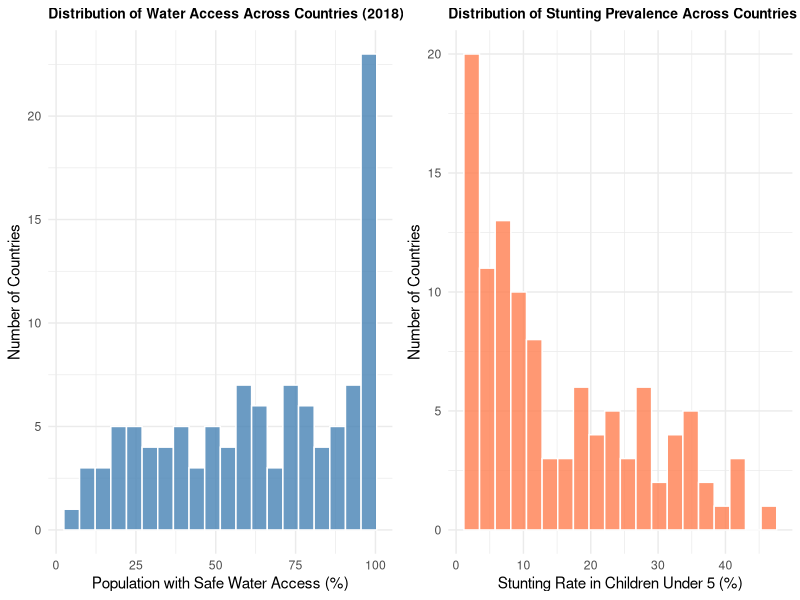
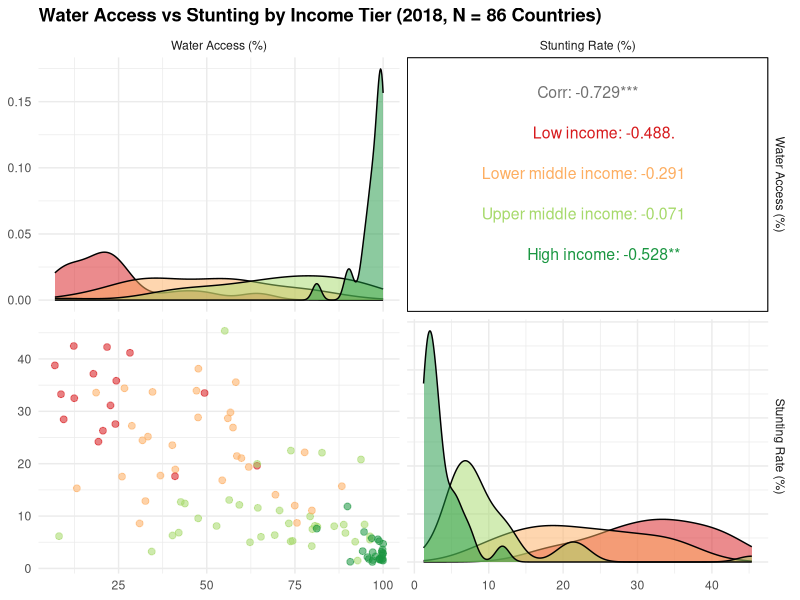
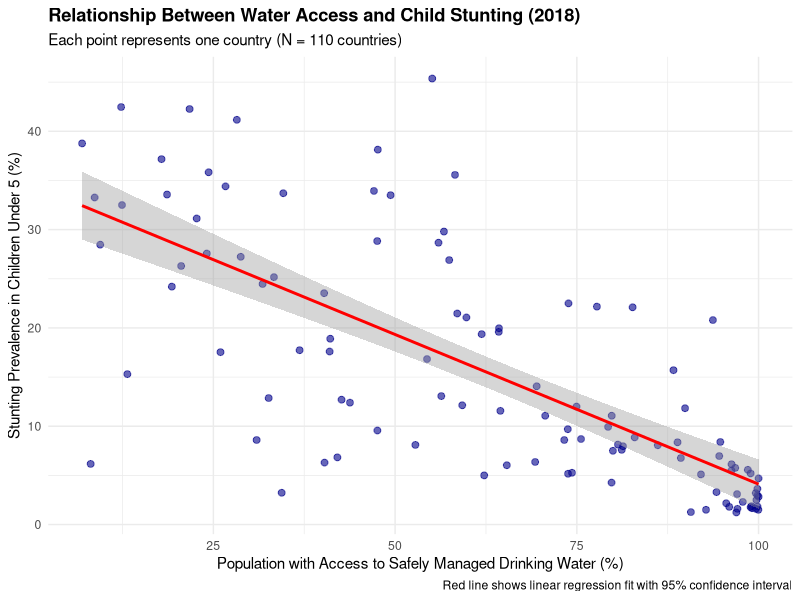
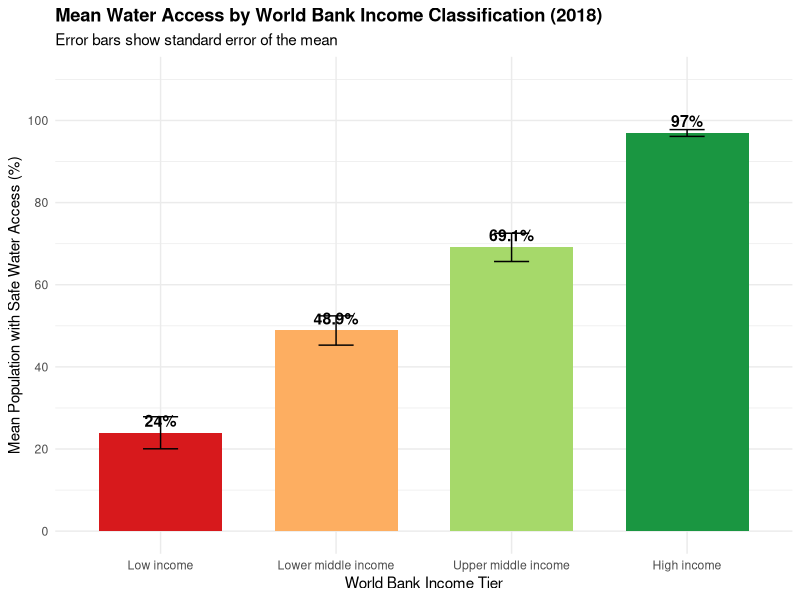
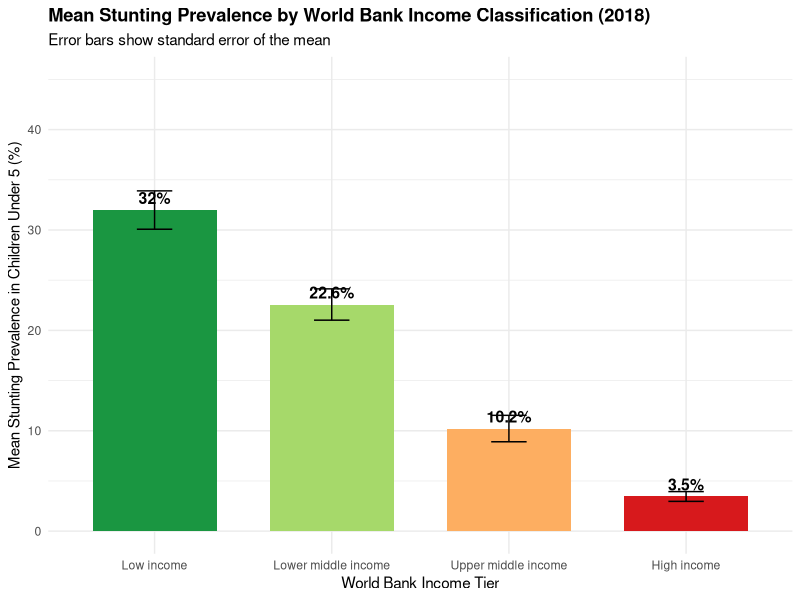
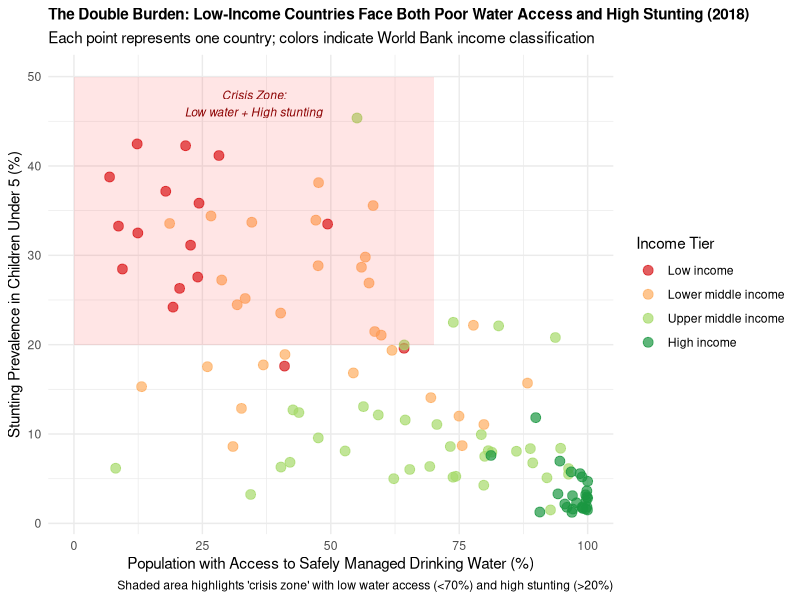
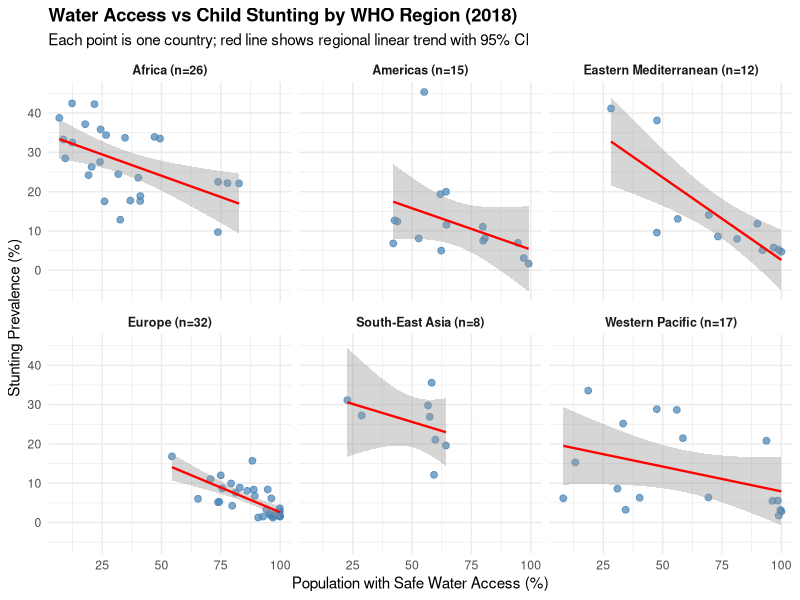
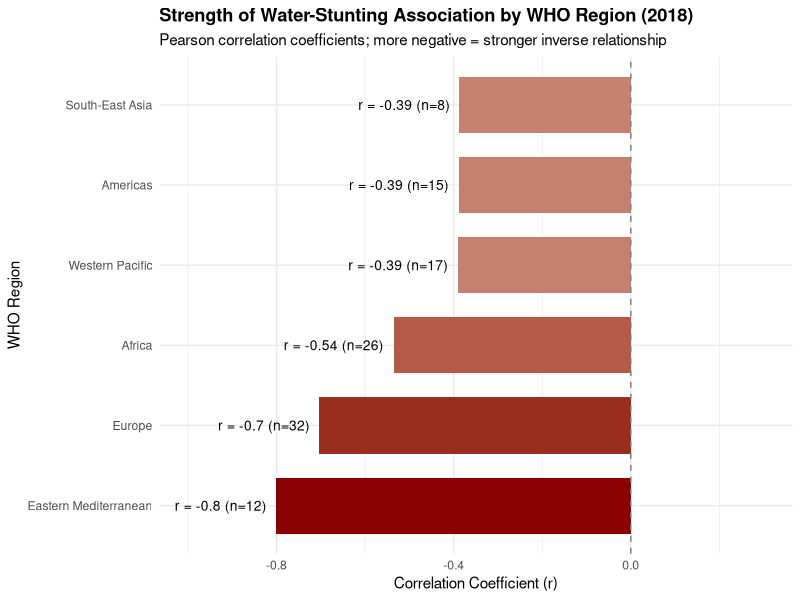

R code for these plots, in order:
## ---- chunk 1
# Load libraries
library(tidyverse)
library(knitr)
library(GGally)
library(broom)

# Set theme for all plots
theme_set(theme_minimal(base_size = 11))
## ---- chunk 2
# Load raw datasets
wash <- read_csv('wash.csv', show_col_types = FALSE)
stunt <- read_csv('stunt.csv', show_col_types = FALSE)
## ---- chunk 3
wash %>%
  summarise(
    Observations = format(n(), big.mark = ","),
    Countries = n_distinct(Location),
    `Year Range` = paste(min(Period), "-", max(Period)),
    `Residence Types` = n_distinct(Dim1)
  ) %>%
  kable(caption = "WASH Dataset Overview")
## ---- chunk 4
stunt %>%
  count(DIM_GEO_CODE_TYPE, name = "Count") %>%
  kable(caption = "Geographic Types in Stunting Dataset")
## ---- chunk 5
# Step 1: Filter stunting to country-level only
stunt_countries <- stunt %>%
  filter(DIM_GEO_CODE_TYPE == "COUNTRY")

# Step 2: Country name mapping
name_mapping <- tribble(
  ~stunt_name, ~wash_name,
  "Côte d'Ivoire", "Cote d'Ivoire"
)

stunt_countries <- stunt_countries %>%
  mutate(Country = case_when(
    GEO_NAME_SHORT %in% name_mapping$stunt_name ~
      name_mapping$wash_name[match(GEO_NAME_SHORT, name_mapping$stunt_name)],
    TRUE ~ GEO_NAME_SHORT
  ))

# Step 3: World Bank income classification (FY2018)
income_classification <- tribble(
  ~Country, ~income_tier,
  # High income
  "Australia", "High income", "Austria", "High income", "Bahrain", "High income",
  "Belgium", "High income", "Canada", "High income", "Chile", "High income",
  "Croatia", "High income", "Cyprus", "High income", "Czechia", "High income",
  "Denmark", "High income", "Estonia", "High income", "Finland", "High income",
  "France", "High income", "Germany", "High income", "Greece", "High income",
  "Hungary", "High income", "Iceland", "High income", "Ireland", "High income",
  "Israel", "High income", "Italy", "High income", "Japan", "High income",
  "Kuwait", "High income", "Latvia", "High income", "Lithuania", "High income",
  "Luxembourg", "High income", "Malta", "High income",
  "Netherlands (Kingdom of the)", "High income", "New Zealand", "High income",
  "Norway", "High income", "Oman", "High income", "Poland", "High income",
  "Portugal", "High income", "Qatar", "High income", "Republic of Korea", "High income",
  "Romania", "High income", "Saudi Arabia", "High income", "Singapore", "High income",
  "Slovakia", "High income", "Slovenia", "High income", "Spain", "High income",
  "Sweden", "High income", "Switzerland", "High income",
  "Trinidad and Tobago", "High income",
  "United Kingdom of Great Britain and Northern Ireland", "High income",
  "United States of America", "High income", "Uruguay", "High income",
  # Upper middle income
  "Albania", "Upper middle income", "Azerbaijan", "Upper middle income",
  "Belarus", "Upper middle income", "Bosnia and Herzegovina", "Upper middle income",
  "Botswana", "Upper middle income", "Brazil", "Upper middle income",
  "Bulgaria", "Upper middle income", "China", "Upper middle income",
  "Colombia", "Upper middle income", "Costa Rica", "Upper middle income",
  "Cuba", "Upper middle income", "Dominican Republic", "Upper middle income",
  "Ecuador", "Upper middle income", "Fiji", "Upper middle income",
  "Gabon", "Upper middle income", "Georgia", "Upper middle income",
  "Guatemala", "Upper middle income", "Guyana", "Upper middle income",
  "Iran (Islamic Republic of)", "Upper middle income", "Iraq", "Upper middle income",
  "Jamaica", "Upper middle income", "Jordan", "Upper middle income",
  "Kazakhstan", "Upper middle income", "Lebanon", "Upper middle income",
  "Libya", "Upper middle income", "Malaysia", "Upper middle income",
  "Maldives", "Upper middle income", "Mauritius", "Upper middle income",
  "Mexico", "Upper middle income", "Montenegro", "Upper middle income",
  "Namibia", "Upper middle income", "North Macedonia", "Upper middle income",
  "Panama", "Upper middle income", "Paraguay", "Upper middle income",
  "Peru", "Upper middle income", "Republic of Moldova", "Upper middle income",
  "Russian Federation", "Upper middle income", "Samoa", "Upper middle income",
  "Serbia", "Upper middle income", "South Africa", "Upper middle income",
  "Sri Lanka", "Upper middle income", "Suriname", "Upper middle income",
  "Thailand", "Upper middle income", "Tonga", "Upper middle income",
  "Tunisia", "Upper middle income", "Turkmenistan", "Upper middle income",
  "Tuvalu", "Upper middle income",
  # Lower middle income
  "Bangladesh", "Lower middle income", "Bhutan", "Lower middle income",
  "Bolivia (Plurinational State of)", "Lower middle income",
  "Cabo Verde", "Lower middle income", "Cambodia", "Lower middle income",
  "Congo", "Lower middle income", "Cote d'Ivoire", "Lower middle income",
  "Djibouti", "Lower middle income", "El Salvador", "Lower middle income",
  "Eswatini", "Lower middle income", "Ghana", "Lower middle income",
  "Honduras", "Lower middle income", "India", "Lower middle income",
  "Indonesia", "Lower middle income", "Kiribati", "Lower middle income",
  "Kyrgyzstan", "Lower middle income",
  "Lao People's Democratic Republic", "Lower middle income",
  "Lesotho", "Lower middle income", "Mauritania", "Lower middle income",
  "Mongolia", "Lower middle income", "Morocco", "Lower middle income",
  "Myanmar", "Lower middle income", "Nicaragua", "Lower middle income",
  "Nigeria", "Lower middle income", "Pakistan", "Lower middle income",
  "Papua New Guinea", "Lower middle income", "Philippines", "Lower middle income",
  "Sao Tome and Principe", "Lower middle income", "Senegal", "Lower middle income",
  "Solomon Islands", "Lower middle income", "Sudan", "Lower middle income",
  "Tajikistan", "Lower middle income", "Timor-Leste", "Lower middle income",
  "Ukraine", "Lower middle income", "Uzbekistan", "Lower middle income",
  "Vanuatu", "Lower middle income", "Viet Nam", "Lower middle income",
  "Zambia", "Lower middle income", "Zimbabwe", "Lower middle income",
  # Low income
  "Afghanistan", "Low income", "Benin", "Low income", "Burundi", "Low income",
  "Central African Republic", "Low income", "Chad", "Low income",
  "Comoros", "Low income", "Democratic People's Republic of Korea", "Low income",
  "Democratic Republic of the Congo", "Low income", "Eritrea", "Low income",
  "Ethiopia", "Low income", "Gambia", "Low income", "Guinea", "Low income",
  "Guinea-Bissau", "Low income", "Haiti", "Low income", "Liberia", "Low income",
  "Madagascar", "Low income", "Malawi", "Low income", "Mali", "Low income",
  "Mozambique", "Low income", "Nepal", "Low income", "Niger", "Low income",
  "Rwanda", "Low income", "Sierra Leone", "Low income", "Somalia", "Low income",
  "South Sudan", "Low income", "Syrian Arab Republic", "Low income",
  "Togo", "Low income", "Uganda", "Low income",
  "United Republic of Tanzania", "Low income", "Yemen", "Low income"
)

# Step 4: Region labels and data preparation
region_labels <- c(
  "AFR" = "Africa", "AMR" = "Americas", "EMR" = "Eastern Mediterranean",
  "EUR" = "Europe", "SEAR" = "South-East Asia", "WPR" = "Western Pacific"
)

stunt_clean <- stunt_countries %>%
  filter(DIM_SEX %in% c("FEMALE", "MALE", "TOTAL")) %>%
  group_by(Country, DIM_TIME) %>%
  summarise(stunting_rate = mean(RATE_PER_100_N, na.rm = TRUE), .groups = "drop") %>%
  rename(Year = DIM_TIME) %>%
  mutate(Year = as.numeric(Year))

wash_clean <- wash %>%
  group_by(Location, Period, ParentLocationCode, ParentLocation) %>%
  summarise(access_water = mean(FactValueNumeric, na.rm = TRUE), .groups = "drop") %>%
  rename(Country = Location, Year = Period,
         Region = ParentLocationCode, Region_name = ParentLocation) %>%
  mutate(Year = as.numeric(Year))

merged_data <- inner_join(stunt_clean, wash_clean, by = c("Country", "Year")) %>%
  left_join(income_classification, by = "Country") %>%
  mutate(
    income_tier = factor(income_tier, levels = c(
      "Low income", "Lower middle income", "Upper middle income", "High income"
    )),
    Region_full = region_labels[Region]
  )

# Step 5: Create 2018 cross-sectional dataset
data_2018 <- merged_data %>%
  filter(Year == 2018) %>%
  drop_na(access_water, stunting_rate)
## ---- chunk 6
# Summary of data cleaning results
tibble(
  Step = c("Raw stunting observations", "Country-level only",
           "Merged dataset (all years)", "2018 cross-section",
           "With income classification"),
  `N Observations` = c(
    format(nrow(stunt), big.mark = ","),
    format(nrow(stunt_countries), big.mark = ","),
    format(nrow(merged_data), big.mark = ","),
    nrow(data_2018),
    sum(!is.na(data_2018$income_tier))
  ),
  `N Countries` = c(
    n_distinct(stunt$GEO_NAME_SHORT),
    n_distinct(stunt_countries$Country),
    n_distinct(merged_data$Country),
    n_distinct(data_2018$Country),
    sum(!is.na(data_2018$income_tier))
  )
) %>%
  kable(caption = "Data Cleaning Summary")
## ---- chunk 7
data_2018 %>%
  summarise(
    Variable = "2018 Sample",
    `N Countries` = n(),
    `Water Access Mean (%)` = round(mean(access_water), 1),
    `Water Access SD` = round(sd(access_water), 1),
    `Stunting Mean (%)` = round(mean(stunting_rate), 1),
    `Stunting SD` = round(sd(stunting_rate), 1)
  ) %>%
  kable(caption = "Summary Statistics: 2018 Cross-Section")
## ---- chunk 8
data_2018 %>%
  filter(!is.na(income_tier)) %>%
  group_by(`Income Tier` = income_tier) %>%
  summarise(
    `N Countries` = n(),
    `Mean Water (%)` = round(mean(access_water), 1),
    `Mean Stunting (%)` = round(mean(stunting_rate), 1),
    .groups = "drop"
  ) %>%
  kable(caption = "Water Access and Stunting by Income Tier (2018)")
## ---- chunk 9
data_2018 %>%
  group_by(Region = Region_full) %>%
  summarise(
    `N Countries` = n(),
    `Mean Water (%)` = round(mean(access_water), 1),
    `Mean Stunting (%)` = round(mean(stunting_rate), 1),
    .groups = "drop"
  ) %>%
  arrange(desc(`N Countries`)) %>%
  kable(caption = "Water Access and Stunting by WHO Region (2018)")
## ---- chunk 10
p1 <- ggplot(data_2018, aes(x = access_water)) +
  geom_histogram(bins = 20, fill = "steelblue", color = "white", alpha = 0.8) +
  labs(title = "Distribution of Water Access Across Countries (2018)",
       x = "Population with Safe Water Access (%)",
       y = "Number of Countries") +
  theme(plot.title = element_text(face = "bold", size = 10))

p2 <- ggplot(data_2018, aes(x = stunting_rate)) +
  geom_histogram(bins = 20, fill = "coral", color = "white", alpha = 0.8) +
  labs(title = "Distribution of Stunting Prevalence Across Countries (2018)",
       x = "Stunting Rate in Children Under 5 (%)",
       y = "Number of Countries") +
  theme(plot.title = element_text(face = "bold", size = 10))

gridExtra::grid.arrange(p1, p2, ncol = 2)
## ---- chunk 11
data_2018 %>%
  filter(!is.na(income_tier)) %>%
  select(`Water Access (%)` = access_water,
         `Stunting Rate (%)` = stunting_rate,
         `Income Tier` = income_tier) %>%
  ggpairs(
    columns = 1:2,
    mapping = aes(color = `Income Tier`, alpha = 0.6),
    upper = list(continuous = wrap("cor", size = 4)),
    lower = list(continuous = wrap("points", size = 2)),
    diag = list(continuous = wrap("densityDiag", alpha = 0.5)),
    title = "Water Access vs Stunting by Income Tier (2018, N = 86 Countries)"
  ) +
  scale_color_brewer(palette = "RdYlGn") +
  scale_fill_brewer(palette = "RdYlGn") +
  theme(plot.title = element_text(face = "bold"))
## ---- chunk 12
ggplot(data_2018, aes(x = access_water, y = stunting_rate)) +
  geom_point(alpha = 0.6, color = "darkblue", size = 2) +
  geom_smooth(method = "lm", se = TRUE, color = "red", linewidth = 1) +
  labs(
    title = "Relationship Between Water Access and Child Stunting (2018)",
    subtitle = paste("Each point represents one country (N =", nrow(data_2018), "countries)"),
    x = "Population with Access to Safely Managed Drinking Water (%)",
    y = "Stunting Prevalence in Children Under 5 (%)",
    caption = "Red line shows linear regression fit with 95% confidence interval"
  ) +
  theme(plot.title = element_text(face = "bold"))
## ---- chunk 13
# Pearson correlation
cor_result <- cor.test(data_2018$access_water, data_2018$stunting_rate)

# Simple linear regression
model_simple <- lm(stunting_rate ~ access_water, data = data_2018)

# Multiple regression (controlling for income)
data_2018_income <- data_2018 %>% filter(!is.na(income_tier))
model_multiple <- lm(stunting_rate ~ access_water + income_tier, data = data_2018_income)
## ---- chunk 14
tibble(
  Statistic = c("Correlation (r)", "95% CI Lower", "95% CI Upper", "p-value"),
  Value = c(
    round(cor_result$estimate, 3),
    round(cor_result$conf.int[1], 3),
    round(cor_result$conf.int[2], 3),
    "< 0.001"
  )
) %>%
  kable(caption = "Pearson Correlation: Water Access and Stunting (2018)")
## ---- chunk 15
# Simple regression results
bind_rows(
  tidy(model_simple) %>% mutate(Model = "Simple"),
  tidy(model_multiple) %>% mutate(Model = "Multiple (with Income)")
) %>%
  filter(term %in% c("(Intercept)", "access_water")) %>%
  select(Model, Term = term, Estimate = estimate, `Std. Error` = std.error,
         `t-value` = statistic, `p-value` = p.value) %>%
  mutate(
    Estimate = round(Estimate, 3),
    `Std. Error` = round(`Std. Error`, 3),
    `t-value` = round(`t-value`, 2),
    `p-value` = ifelse(`p-value` < 0.001, "< 0.001", round(`p-value`, 3))
  ) %>%
  kable(caption = "Regression Results: Stunting ~ Water Access")
## ---- chunk 16
tibble(
  Model = c("Simple Regression", "Multiple Regression (with Income)"),
  `R-squared` = c(
    round(summary(model_simple)$r.squared, 3),
    round(summary(model_multiple)$r.squared, 3)
  ),
  `Adj. R-squared` = c(
    round(summary(model_simple)$adj.r.squared, 3),
    round(summary(model_multiple)$adj.r.squared, 3)
  )
) %>%
  kable(caption = "Model Fit Comparison")
## ---- chunk 17
r_val <- round(cor_result$estimate, 2)
beta_simple <- round(coef(model_simple)[2], 3)
r2_simple <- round(summary(model_simple)$r.squared, 3)
beta_multiple <- round(coef(model_multiple)[2], 3)
## ---- chunk 18
income_water_summary <- data_2018 %>%
  filter(!is.na(income_tier)) %>%
  group_by(income_tier) %>%
  summarise(
    n = n(),
    mean_water = mean(access_water, na.rm = TRUE),
    se_water = sd(access_water, na.rm = TRUE) / sqrt(n),
    .groups = "drop"
  )

water_anova <- aov(access_water ~ income_tier, data = data_2018 %>% filter(!is.na(income_tier)))
water_anova_tidy <- tidy(water_anova)
## ---- chunk 19
ggplot(income_water_summary, aes(x = income_tier, y = mean_water, fill = income_tier)) +
  geom_col(width = 0.7) +
  geom_errorbar(aes(ymin = mean_water - se_water, ymax = mean_water + se_water),
                width = 0.2) +
  geom_text(aes(label = paste0(round(mean_water, 1), "%")),
            vjust = -0.5, size = 4, fontface = "bold") +
  scale_fill_brewer(palette = "RdYlGn", direction = 1) +
  scale_y_continuous(limits = c(0, 110), breaks = seq(0, 100, 20)) +
  labs(title = "Mean Water Access by World Bank Income Classification (2018)",
       subtitle = "Error bars show standard error of the mean",
       x = "World Bank Income Tier",
       y = "Mean Population with Safe Water Access (%)") +
  theme(legend.position = "none", plot.title = element_text(face = "bold"))
## ---- chunk 20
water_anova_tidy %>%
  filter(term != "Residuals") %>%
  mutate(
    term = "Income Tier",
    sumsq = round(sumsq, 1),
    meansq = round(meansq, 1),
    statistic = round(statistic, 2),
    p.value = ifelse(p.value < 0.001, "< 0.001", round(p.value, 4))
  ) %>%
  kable(caption = "ANOVA: Water Access by Income Tier",
        col.names = c("Source", "df", "Sum Sq", "Mean Sq", "F-statistic", "p-value"))
## ---- chunk 21
income_stunting_summary <- data_2018 %>%
  filter(!is.na(income_tier)) %>%
  group_by(income_tier) %>%
  summarise(
    n = n(),
    mean_stunting = mean(stunting_rate, na.rm = TRUE),
    se_stunting = sd(stunting_rate, na.rm = TRUE) / sqrt(n),
    .groups = "drop"
  )

stunting_anova <- aov(stunting_rate ~ income_tier, data = data_2018 %>% filter(!is.na(income_tier)))
stunting_anova_tidy <- tidy(stunting_anova)
## ---- chunk 22
ggplot(income_stunting_summary, aes(x = income_tier, y = mean_stunting, fill = income_tier)) +
  geom_col(width = 0.7) +
  geom_errorbar(aes(ymin = mean_stunting - se_stunting, ymax = mean_stunting + se_stunting),
                width = 0.2) +
  geom_text(aes(label = paste0(round(mean_stunting, 1), "%")),
            vjust = -0.5, size = 4, fontface = "bold") +
  scale_fill_brewer(palette = "RdYlGn", direction = -1) +
  scale_y_continuous(limits = c(0, 45), breaks = seq(0, 40, 10)) +
  labs(title = "Mean Stunting Prevalence by World Bank Income Classification (2018)",
       subtitle = "Error bars show standard error of the mean",
       x = "World Bank Income Tier",
       y = "Mean Stunting Prevalence in Children Under 5 (%)") +
  theme(legend.position = "none", plot.title = element_text(face = "bold"))
## ---- chunk 23
stunting_anova_tidy %>%
  filter(term != "Residuals") %>%
  mutate(
    term = "Income Tier",
    sumsq = round(sumsq, 1),
    meansq = round(meansq, 1),
    statistic = round(statistic, 2),
    p.value = ifelse(p.value < 0.001, "< 0.001", round(p.value, 4))
  ) %>%
  kable(caption = "ANOVA: Stunting Rate by Income Tier",
        col.names = c("Source", "df", "Sum Sq", "Mean Sq", "F-statistic", "p-value"))
## ---- chunk 24
ggplot(data_2018 %>% filter(!is.na(income_tier)),
       aes(x = access_water, y = stunting_rate, color = income_tier)) +
  geom_point(size = 3, alpha = 0.7) +
  scale_color_brewer(palette = "RdYlGn", direction = 1, name = "Income Tier") +
  labs(
    title = "The Double Burden: Low-Income Countries Face Both Poor Water Access and High Stunting (2018)",
    subtitle = "Each point represents one country; colors indicate World Bank income classification",
    x = "Population with Access to Safely Managed Drinking Water (%)",
    y = "Stunting Prevalence in Children Under 5 (%)",
    caption = "Shaded area highlights 'crisis zone' with low water access (<70%) and high stunting (>20%)"
  ) +
  theme(plot.title = element_text(face = "bold", size = 11)) +
  annotate("rect", xmin = 0, xmax = 70, ymin = 20, ymax = 50,
           alpha = 0.1, fill = "red") +
  annotate("text", x = 35, y = 47, label = "Crisis Zone:\nLow water + High stunting",
           size = 3, color = "darkred", fontface = "italic")
## ---- chunk 25
regional_summary <- data_2018 %>%
  group_by(Region_full) %>%
  summarise(
    n_countries = n(),
    mean_water = mean(access_water, na.rm = TRUE),
    mean_stunting = mean(stunting_rate, na.rm = TRUE),
    correlation = cor(access_water, stunting_rate, use = "complete.obs"),
    .groups = "drop"
  ) %>%
  arrange(desc(n_countries))
## ---- chunk 26
regional_summary %>%
  mutate(
    mean_water = round(mean_water, 1),
    mean_stunting = round(mean_stunting, 1),
    correlation = round(correlation, 2)
  ) %>%
  kable(
    caption = "Water Access and Stunting by WHO Region (2018)",
    col.names = c("Region", "N Countries", "Mean Water (%)",
                  "Mean Stunting (%)", "Correlation (r)")
  )
## ---- chunk 27
data_2018 %>%
  left_join(regional_summary %>% select(Region_full, n_countries), by = "Region_full") %>%
  mutate(Region_label = paste0(Region_full, " (n=", n_countries, ")")) %>%
  ggplot(aes(x = access_water, y = stunting_rate)) +
  geom_point(alpha = 0.7, color = "steelblue", size = 2) +
  geom_smooth(method = "lm", se = TRUE, color = "red", linewidth = 0.8) +
  facet_wrap(~Region_label, scales = "fixed") +
  labs(
    title = "Water Access vs Child Stunting by WHO Region (2018)",
    subtitle = "Each point is one country; red line shows regional linear trend with 95% CI",
    x = "Population with Safe Water Access (%)",
    y = "Stunting Prevalence (%)"
  ) +
  theme(
    plot.title = element_text(face = "bold"),
    strip.text = element_text(face = "bold", size = 9)
  )
## ---- chunk 28
regional_summary %>%
  mutate(Region_full = factor(Region_full, levels = Region_full[order(correlation)])) %>%
  ggplot(aes(x = correlation, y = Region_full)) +
  geom_col(aes(fill = correlation), width = 0.7) +
  geom_vline(xintercept = 0, linetype = "dashed", color = "gray50") +
  geom_text(aes(label = paste0("r = ", round(correlation, 2), " (n=", n_countries, ")")),
            hjust = ifelse(regional_summary$correlation < -0.3, 1.1, -0.1),
            size = 3.5) +
  scale_fill_gradient2(low = "darkred", mid = "gray90", high = "darkblue", midpoint = 0) +
  scale_x_continuous(limits = c(-1, 0.3)) +
  labs(
    title = "Strength of Water-Stunting Association by WHO Region (2018)",
    subtitle = "Pearson correlation coefficients; more negative = stronger inverse relationship",
    x = "Correlation Coefficient (r)",
    y = "WHO Region"
  ) +
  theme(legend.position = "none", plot.title = element_text(face = "bold"))
## ---- chunk 29
strongest <- regional_summary %>% slice_min(correlation, n = 1)
weakest <- regional_summary %>% slice_max(correlation, n = 1)
## ---- chunk 30
data_2018 %>%
  arrange(Region_full, Country) %>%
  select(Country, Region_full, income_tier, access_water, stunting_rate) %>%
  mutate(
    access_water = round(access_water, 1),
    stunting_rate = round(stunting_rate, 1)
  ) %>%
  kable(
    caption = "All Countries in 2018 Analysis",
    col.names = c("Country", "Region", "Income Tier", "Water Access (%)", "Stunting (%)")
  )
